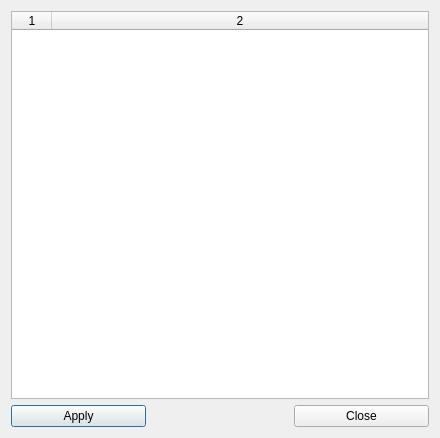
<?xml version="1.0" encoding="UTF-8"?>
<ui version="4.0">
 <class>GrblDialog</class>
 <widget class="QDialog" name="GrblDialog">
  <property name="geometry">
   <rect>
    <x>0</x>
    <y>0</y>
    <width>440</width>
    <height>438</height>
   </rect>
  </property>
  <property name="sizePolicy">
   <sizepolicy hsizetype="Fixed" vsizetype="Fixed">
    <horstretch>0</horstretch>
    <verstretch>0</verstretch>
   </sizepolicy>
  </property>
  <property name="windowTitle">
   <string>Grbl Settings</string>
  </property>
  <layout class="QGridLayout" name="gridLayout">
   <item row="0" column="0" colspan="3">
    <widget class="QTableWidget" name="table">
     <property name="sizePolicy">
      <sizepolicy hsizetype="Preferred" vsizetype="Preferred">
       <horstretch>1</horstretch>
       <verstretch>1</verstretch>
      </sizepolicy>
     </property>
     <property name="inputMethodHints">
      <set>Qt::ImhNone</set>
     </property>
     <property name="autoScrollMargin">
      <number>30</number>
     </property>
     <property name="cornerButtonEnabled">
      <bool>true</bool>
     </property>
     <property name="columnCount">
      <number>2</number>
     </property>
     <attribute name="horizontalHeaderCascadingSectionResizes">
      <bool>false</bool>
     </attribute>
     <attribute name="horizontalHeaderDefaultSectionSize">
      <number>40</number>
     </attribute>
     <attribute name="horizontalHeaderMinimumSectionSize">
      <number>40</number>
     </attribute>
     <attribute name="horizontalHeaderStretchLastSection">
      <bool>true</bool>
     </attribute>
     <attribute name="verticalHeaderDefaultSectionSize">
      <number>30</number>
     </attribute>
     <attribute name="verticalHeaderStretchLastSection">
      <bool>false</bool>
     </attribute>
     <column/>
     <column/>
    </widget>
   </item>
   <item row="2" column="0">
    <widget class="QPushButton" name="btnOk">
     <property name="text">
      <string>Apply</string>
     </property>
    </widget>
   </item>
   <item row="2" column="2">
    <widget class="QPushButton" name="btnCancel">
     <property name="text">
      <string>Close</string>
     </property>
    </widget>
   </item>
   <item row="2" column="1">
    <spacer name="horizontalSpacer">
     <property name="orientation">
      <enum>Qt::Horizontal</enum>
     </property>
     <property name="sizeHint" stdset="0">
      <size>
       <width>40</width>
       <height>20</height>
      </size>
     </property>
    </spacer>
   </item>
  </layout>
 </widget>
 <resources/>
 <connections/>
</ui>
